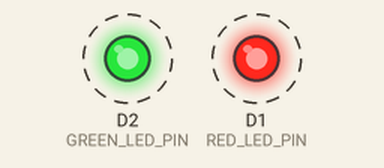
A sketch run on a simulated ESP8266 (NodeMCU). On the bench: output pins drawn as LEDs (lit = HIGH). Dashed ring = blinking.

Above: at 0.12 s.
Timing chart, 0 to 3.0 s (numbered marks = the images above):
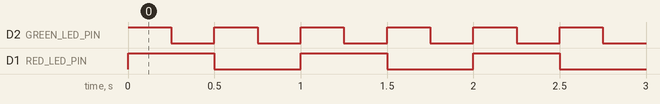

Measured:
- by itself, D2 (GREEN_LED_PIN): alternates HIGH for 0.25 s and LOW for 0.25 s
- by itself, D1 (RED_LED_PIN): alternates HIGH for 0.50 s and LOW for 0.50 s
- by itself, everything shown: repeats every 1.0 s, in 4 steps

The sketch:

TC_05.ino
```cpp
#define RED_LED_PIN D1
#define GREEN_LED_PIN D2

//Fancy Blinking

void setup() {
  // put your setup code here, to run once:
  pinMode(GREEN_LED_PIN, OUTPUT);
  pinMode(RED_LED_PIN, OUTPUT);
}

void loop() {
  // put your main code here, to run repeatedly:
  digitalWrite(GREEN_LED_PIN, HIGH);
  digitalWrite(RED_LED_PIN, HIGH);
  delay(250);
  digitalWrite(GREEN_LED_PIN, LOW);
  digitalWrite(RED_LED_PIN, HIGH);
  delay(250);
  digitalWrite(GREEN_LED_PIN, HIGH);
  digitalWrite(RED_LED_PIN, LOW);
  delay(250);
  digitalWrite(GREEN_LED_PIN, LOW);
  digitalWrite(RED_LED_PIN, LOW);
  delay(250);
}
```
